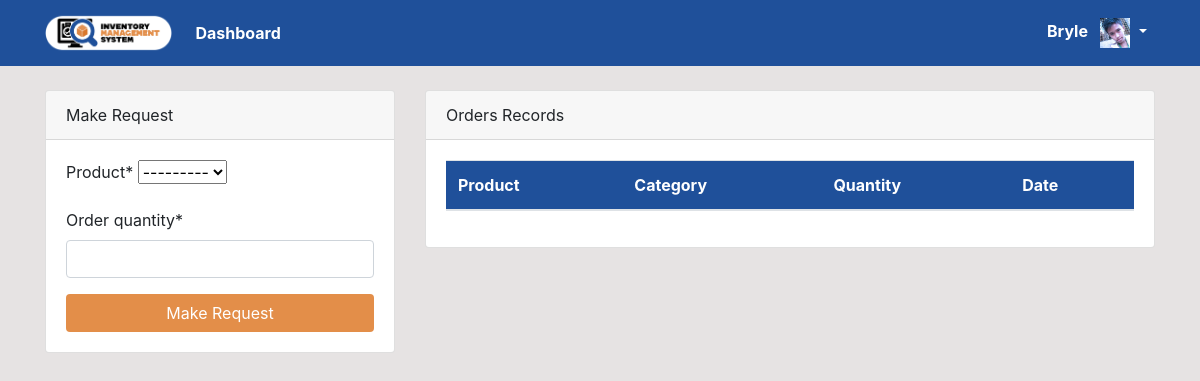
The app's page /dashboard/ (signed in), older data.
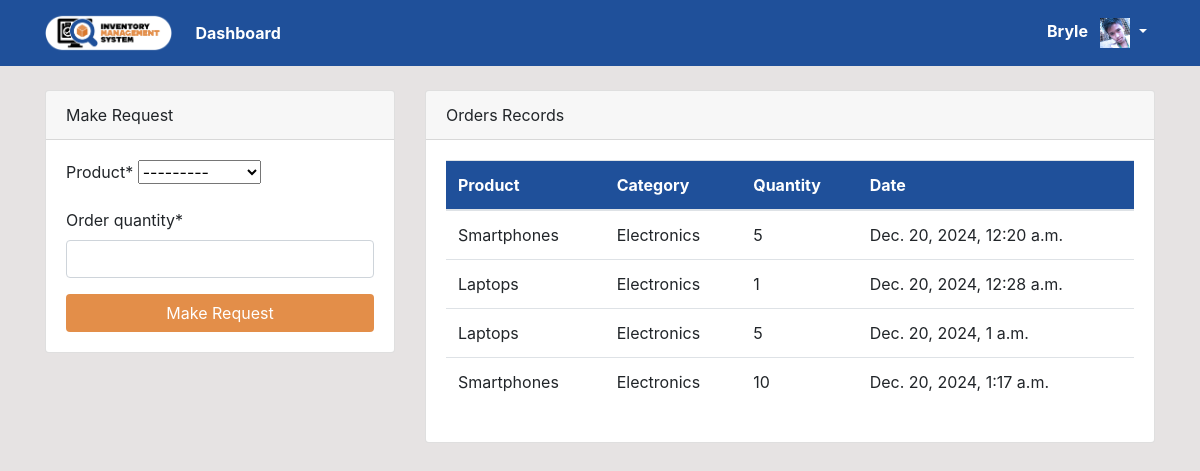
The same page, newer data.
### dashboard/models.py (models this page shows, shortened)
class Order(models.Model):
    product = models.ForeignKey(Product, on_delete=models.CASCADE, null=True)
    staff = models.ForeignKey(User, on_delete=models.CASCADE, null=True)
    order_quantity = models.PositiveIntegerField(null=True)
    date = models.DateTimeField(auto_now_add=True)
    class Meta:
        verbose_name_plural = 'Orders'

class Product(models.Model):
    name = models.CharField(max_length=100, null=True)
    category = models.CharField(max_length=50, choices=CATEGORY, null=True)
    quantity = models.PositiveIntegerField(null=True)
    class Meta:
        verbose_name_plural = 'Products'
    def __str__(self):
        return f'{self.name}'

### dashboard/views.py (the view)
# urls.py: path('dashboard/', views.index, name='dashboard-index'),
@login_required
def index(request):
    orders = Order.objects.all()
    products = Product.objects.all()
    orders_count = orders.count()
    product_count = products.count()
    workers_count = User.objects.all().count()
    if request.method == 'POST':
        form = OrderForm(request.POST)
        if form.is_valid():
            instance = form.save(commit=False)
            instance.staff = request.user
            product = instance.product
            ordered_quantity = instance.order_quantity
            if product.quantity >= ordered_quantity:
                product.quantity -= ordered_quantity
                product.save()
                instance.save()
                if request.user.is_staff:
                    messages.success(request, f'Order placed successfully for {product.name}.')
                return redirect('dashboard-index')
            else:
                messages.error(
                    request,
                    f'Insufficient stock for {product.name}. Available stock: {product.quantity}'
                )
        else:
            messages.error(request, "Invalid form submission. Please try again.")
    else:
        form = OrderForm()
    context = {
        'orders': orders,
        'form': form,
        'products': products,
        'product_count': product_count,
        'workers_count': workers_count,
        'orders_count': orders_count,
    }
    return render(request, 'dashboard/index.html', context)

### dashboard/forms.py
class OrderForm(forms.ModelForm):
    class Meta:
        model = Order
        fields = ['product', 'order_quantity']

### templates/dashboard/index.html (shortened to what the changed rows need)
{% extends 'partials/base.html' %}
{% block content %}
{% if user.is_authenticated and user.is_staff and user.is_superuser %}
{% include 'partials/topnav.html' %}
<div class="container vh-100">
    <div class="row my-5">
        <div class="col-md-6">
            <div class="bg-white p-4">
                <canvas id="myChart1" width="400" height="300"></canvas>
                <script>
                    var ctx = document.getElementById('myChart1').getContext('2d');
                    var myChart1 = new Chart(ctx, {
                        type: 'doughnut', // Changed to doughnut
                        data: {
                            labels: [{% for order in orders %} '{{ order.product.name}}', {% endfor %}],
                            datasets: [{
                                label: 'Orders',
                                data: [{% for order in orders %} {{ order.order_quantity}}, {% endfor %}],
                                backgroundColor: [
                                    'rgba(255, 99, 132, 1)',
                                    'rgba(54, 162, 235, 1)',
                                    'rgba(255, 206, 86, 1)',
                                    'rgba(75, 192, 192, 1)',
                                    'rgba(153, 102, 255, 1)',
                                    'rgba(25, 159, 64, 1)',
                                    'rgba(211, 99, 12, 1)',
                                    'rgba(255, 16, 235, 1)',
                                    'rgba(255, 206, 86, 1)',
                                    'rgba(34, 142, 192, 1)',
                                    'rgba(153, 102, 255, 1)',
                                    'rgba(255, 159, 64, 1)',
                                ],
                                borderColor: [
                                    'rgba(255, 99, 132, 1)',
                                    'rgba(54, 162, 235, 1)',
                                    'rgba(255, 206, 86, 1)',
                                    'rgba(75, 192, 192, 1)',
                                    'rgba(153, 102, 255, 1)',
                                    'rgba(255, 159, 64, 1)',
                                    'rgba(25, 159, 64, 1)',
                                    'rgba(211, 99, 12, 1)',
                                    'rgba(255, 16, 235, 1)',
                                    'rgba(255, 206, 86, 1)',
                                    'rgba(34, 142, 192, 1)',
                                    'rgba(153, 102, 255, 1)',
                                    'rgba(255, 159, 64, 1)',
                                ],
                                borderWidth: 1
                            }]
                        },
                        options: {
                            plugins: {
                                tooltip: {
                                    enabled: false, // Disable the tooltips (data labels)
                                },
                                legend: {
                                    display: true, // Show legend if you want
                                }
                            },
                            cutoutPercentage: 50, // Adjusts the hole size, 50 means it's half the size of the chart
                        }
                    });
                </script>
            </div>
        </div>
        <div class="col-md-6">
            <div class="bg-white p-4 rounded shadow-sm">
                <canvas id="productTrendsChart" width="400" height="300"></canvas>
                <script>
                    const trendsCtx = document.getElementById('productTrendsChart').getContext('2d');
                    const gradientLine = trendsCtx.createLinearGradient(0, 0, 400, 0);
                    gradientLine.addColorStop(0, 'rgba(54, 162, 235, 0.8)');
                    gradientLine.addColorStop(1, 'rgba(255, 99, 132, 0.8)');
                    new Chart(trendsCtx, {
                        type: 'line',
                        data: {
                            labels: [{% for product in products %}'{{ product.name }}',{% endfor %}],
                            datasets: [{
                                label: 'Quantity Over Time',
                                data: [{% for product in products %}{{ product.quantity }},{% endfor %}],
                                fill: true,
                                backgroundColor: 'rgba(75, 192, 192, 0.2)',
                                borderColor: gradientLine,
                                borderWidth: 2,
                                tension: 0.4, // Smooth curves
                                pointBackgroundColor: 'rgba(255, 99, 132, 1)',
                                pointBorderColor: '#fff',
                                pointRadius: 5,
                            }]
                        },
                        options: {
                            responsive: true,
                            plugins: {
                                legend: {
                                    display: true,
                                    position: 'top'
                                },
                                tooltip: {
                                    callbacks: {
                                        label: function(context) {
                                            return `${context.label}: ${context.raw}`;
                                        }
                                    }
                                }
                            },
                            scales: {
                                x: {
                                    display: true,
                                    title: {
                                        display: true,
                                        text: 'Products'
                                    }
                                },
                                y: {
                                    beginAtZero: true,
                                    title: {
                                        display: true,
                                        text: 'Quantity'
                                    }
                                }
                            }
                        }
                    });
                </script>
            </div>
        </div>
    </div>
</div>
{% else %}
{% include 'dashboard/Staff_index.html' %}
{% endif %}
{% endblock %}

### templates/dashboard/staff_index.html (shortened to what this page needs)
{% load tz %}
{% load crispy_forms_tags %}
<div class="container">
        <div class="row mt-4">
            <div class="col-md-4">
                <div class="card">
                    <div class="card-header">
                        Make Request
                    </div>
                    <div class="card-body">
                        <form method="POST">
                            {{ form|crispy }}
                            <input class="btn text-white btn-block" style="background-color: #E38E49;" type="submit" value="Make Request">
                        </form>
                    </div>
                </div>
            </div>
            <div class="col-md-8">
                <div class="card">
                    <div class="card-header">
                        Orders Records
                    </div>
                    <div class="card-body">
                        <table class="table bg-white">
                            <thead class="text-white" style="background-color: #1F509A;">
                                <tr>
                                    <th scope="col">Product</th>
                                    <th scope="col">Category</th>
                                    <th scope="col">Quantity</th>
                                    <th scope="col">Date</th>
                                </tr>
                            </thead>
                            <tbody>
                                {% for order in orders %}
                                {% if order.staff == user %}
                                <tr>
                                    <td>{{ order.product.name }}</td>
                                    <td>{{ order.product.category }}</td>
                                    <td>{{ order.order_quantity }}</td>
                                    <td>{{ order.date|localtime }}</td>
                                </tr>
                                {% endif %}
                                {% endfor %}
                            </tbody>
                        </table>
                    </div>
                </div>
            </div>
        </div>
</div>

Row changes from the older to the newer data that the page shows:
added Order: product.name "Smartphones", product.category "Electronics", order_quantity "5", date "Dec. 20, 2024, 12:20 a.m."
added Order: product.name "Laptops", product.category "Electronics", order_quantity "1", date "Dec. 20, 2024, 12:28 a.m."
added Order: product.name "Laptops", product.category "Electronics", order_quantity "5", date "Dec. 20, 2024, 1 a.m."
added Order: product.name "Smartphones", product.category "Electronics", order_quantity "10", date "Dec. 20, 2024, 1:17 a.m."
